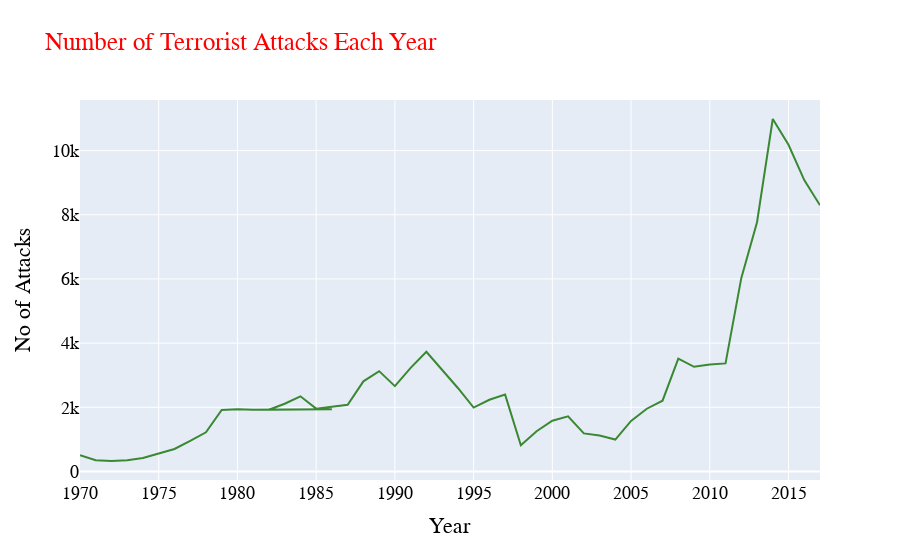

Source (notebook cell):
### Markdown cell above
## -1)Number Of Terrorist Attacks Each Year

### Code cell
# import graph objects as "go"
import plotly.graph_objs as go

# Creating trace1
trace1 = go.Scatter(
                    x = data3.Year,
                    y = data3.YearCount,
                    mode = "lines",
                    name = "citations",
                    marker = dict(color = 'rgba(16, 112, 2, 0.8)'))

layout = dict(title = 'Number of Terrorist Attacks Each Year',
              xaxis= dict(title= 'Year',tickangle = 0),yaxis= dict(title= 'No of Attacks',tickangle = 0)
             )
plot = go.Figure(data = trace1,layout = layout)


plot.update_layout(
    font_family="Futura",
    title_font_family="Futura",
    title_font_color="red",
    legend_title_font_color="green",
    font=dict(
        size=18,
        color="Black"
    )
)

plot.show()

### Figure 1 — Plotly figure (JSON) as saved in the notebook; plotly's stock layout.template omitted (floating-point values rounded to 4 significant figures)
{"data": [{"marker": {"color": "rgba(16, 112, 2, 0.8)"}, "mode": "lines", "name": "citations", "type": "scatter", "x": [1970, 1971, 1972, 1973, 1974, 1975, 1976, 1977, 1978, 1979, 1980, 1981, 1986, 1982, 1983, 1984, 1985, 1987, 1988, 1989, 1990, 1991, 1992, 1994, 1995, 1996, 1997, 1998, 1999, 2000, 2001, 2002, 2003, 2004, 2005, 2006, 2007, 2008, 2009, 2010, 2011, 2012, 2013, 2014, 2015, 2016, 2017], "y": [506, 351, 327, 353, 422, 560, 701, 955, 1222, 1915, 1942, 1922, 1936, 1925, 2111, 2343, 1958, 2077, 2810, 3127, 2661, 3231, 3731, 2603, 1991, 2235, 2395, 817, 1253, 1580, 1720, 1188, 1120, 996, 1576, 1956, 2207, 3518, 3262, 3337, 3369, 6025, 7767, 10985, 10183, 9080, 8296]}], "layout": {"autosize": true, "font": {"color": "Black", "family": "Futura", "size": 18}, "legend": {"title": {"font": {"color": "green"}}}, "title": {"font": {"color": "red", "family": "Futura"}, "text": "Number of Terrorist Attacks Each Year"}, "xaxis": {"autorange": true, "range": [1970, 2017], "tickangle": 0, "title": {"text": "Year"}, "type": "linear"}, "yaxis": {"autorange": true, "range": [-265.1, 11580.0], "tickangle": 0, "title": {"text": "No of Attacks"}, "type": "linear"}}}
